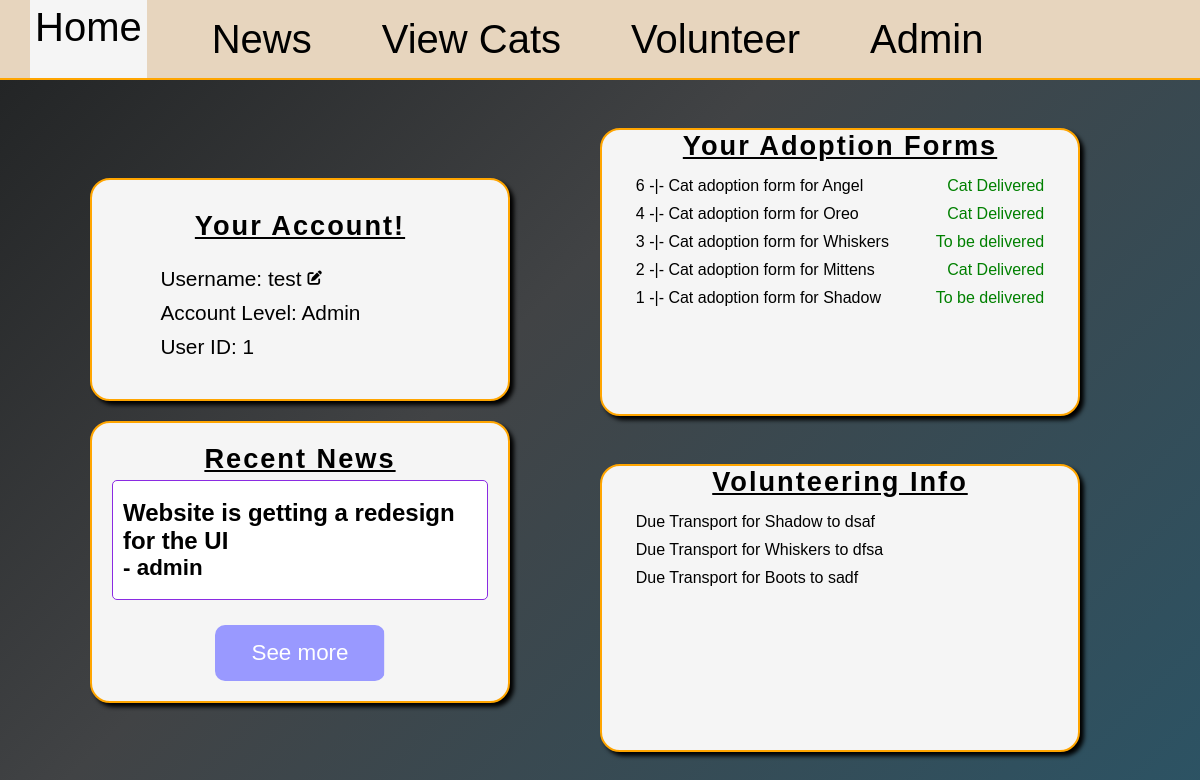
Page /home/1 on the earlier database version.
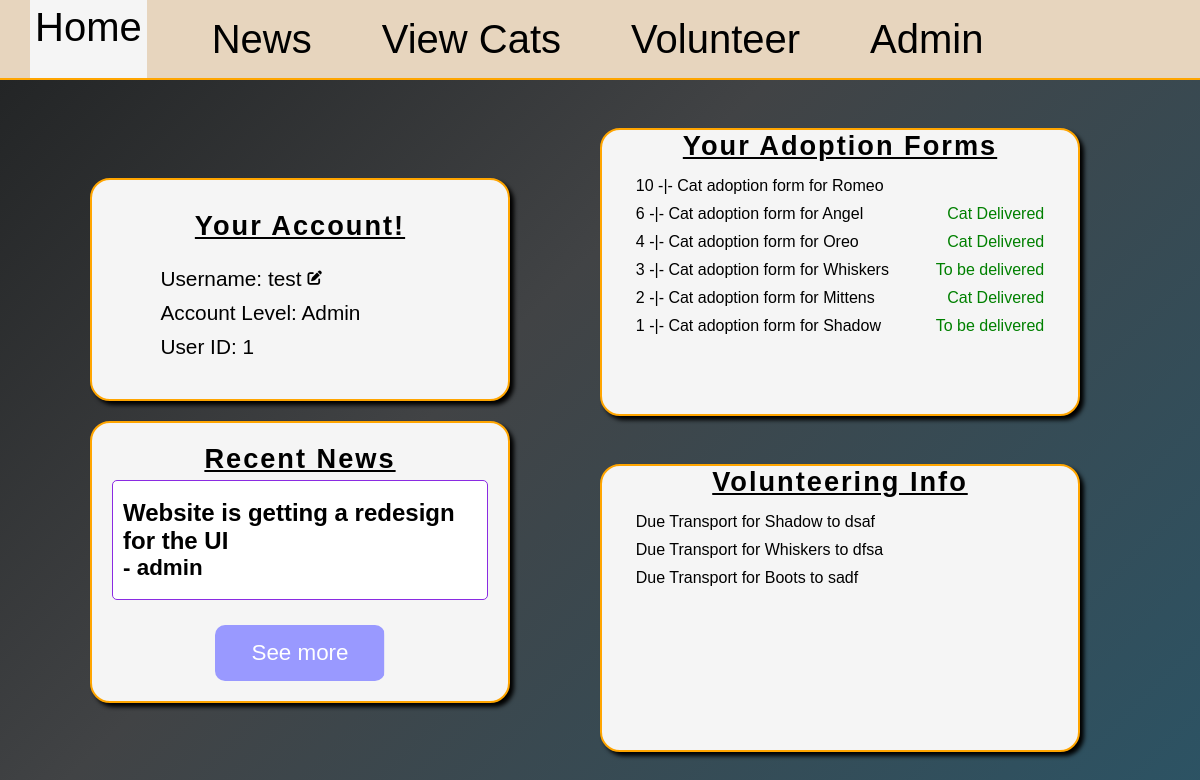
Same page on the later database version.
### db_management.py (models this page shows)
class AdoptionForm(db.Model):
    id = db.Column(db.Integer, primary_key=True)
    address = db.Column(db.String(30), nullable=False)
    other_pets = db.Column(db.Integer, nullable=False)
    reason = db.Column(db.String(100), nullable=False)
    cat_id = db.Column(db.Integer, db.ForeignKey("cat.id"), nullable=False)
    user_id = db.Column(db.Integer, db.ForeignKey("user.id"), nullable=False)
    review = db.relationship(
        "AdoptionFormReview", backref="form", uselist=False
    )

class Cat(db.Model):
    id = db.Column(db.Integer, primary_key=True)
    name = db.Column(db.String(25), nullable=False)
    bio = db.Column(db.String(100), nullable=False)
    age = db.Column(db.Integer, nullable=False)
    gender = db.Column(db.String(1), nullable=False)
    image = db.Column(db.String(100))
    room = db.Column(db.String(2))
    adopted = db.Column(db.Boolean, nullable=False, default=False)
    forms = db.relationship("AdoptionForm", backref="cat", lazy=True)
    transport = db.relationship(
        "CatTransport", backref="cat", lazy=True, uselist=False
    )

class AdoptionFormReview(db.Model):
    id = db.Column(db.Integer, primary_key=True)
    status = db.Column(db.String(30), nullable=False)
    reason = db.Column(db.String(30))
    form_id = db.Column(
        db.Integer,
        db.ForeignKey("adoption_form.id"),
        unique=True,
        nullable=False,
    )

### main.py (the view)
@app.route("/home/<int:id>", methods=["GET", "POST"])
def home(id):
    user = User.query.filter(User.id == id).first()
    form = UsernameForm()
    newest_news = News.query.order_by(News.id.desc()).first()
    user_adoptions = AdoptionForm.query.filter(AdoptionForm.user_id == id).all()
    transport_reviews = AdoptionFormReview.query.filter(
        AdoptionFormReview.status == "To be delivered",
    ).all()
    due_transports = []
    for review in transport_reviews:
        due_transports.append(review.form)
    user_applications = (
        VolunteerRequest.query.filter(VolunteerRequest.user_id == id)
        .order_by(VolunteerRequest.user_id.desc())
        .all()
    )
    if form.validate_on_submit():
        form_username = form.username.data
        found_user = User.query.filter(User.username == form_username).first()
        if found_user and form_username != user.username:
            form.username.data = user.username
            return render_template(
                "home.html",
                applications=user_applications,
                user=user,
                form=form,
                error="exists",
                news=newest_news,
                adoptions=user_adoptions,
                transports=due_transports,
            )
        else:
            user.username = form_username
            db.session.commit()
            return redirect(url_for("home", id=user.id))
    else:
        form.username.data = user.username
        return render_template(
            "home.html",
            applications=user_applications,
            user=user,
            form=form,
            error="none",
            news=newest_news,
            adoptions=user_adoptions,
            transports=due_transports,
        )

### templates/home.html (shortened to what this page needs)
{% extends "base.html" %}
{% block style %}
<link rel="stylesheet" href="{{ url_for('static', filename='home.css') }}">
<link rel="stylesheet" href="https://cdnjs.cloudflare.com/ajax/libs/font-awesome/6.5.0/css/all.min.css">
{% endblock %}
{% block content %}
<main>
	<section id="section-1">
	<div id="profile-div" class="page-div">
		<div id="details">
			<h2>Your Account!</h2>
			<p id="error" class="{{ error }}"></p>
			<div id="username-div">
				<p class="account-detail" id="username-show">Username: {{ user.username }}</p>
				<i class="fas fa-pen-to-square account-detail" id="edit"></i>
			</div>
			<p class="account-detail">Account Level: {{ user.level|capitalize }}</p>
			<p class="account-detail">User ID: {{ user.id }}</p>
		</div>
	</div>
	<div id="news-div" class="page-div">
		<h2>Recent News</h2>
		<div id="newest-news">
			{% if news %}
			<h3>{{ news.headline }}</h3>
			<h4>- {{ news.author.username }}</h4>
			{% else %}
			<h3></h3><h4></h4>
			{% endif %}
		</div>
		<a href="/news/{{ user.id }}" id="news-btn" class="page-link-btn">See more</a>
	</div>
	</section>
	<section id="section-2">
	<div id="adoptions-div" class="page-div">
		<h2>Your Adoption Forms</h2>
		<div id="user-adoptions">
			{% if adoptions %}
			{% for form in adoptions|reverse %}
			<div class="cat-form">
				<p class="form-link cat-adoption" id="{{ form.id }}">{{ form.id }} -|- Cat adoption form for {{ form.cat.name }}</p>
				{% if form.review %}
					{% if form.review.status=="Declined" %}
						<p class="denied">{{ form.review.status }}</p>
					{% else %}
						<p class="accepted">{{ form.review.status }}</p>
					{% endif %}
				{% endif %}
			</div>
			{% endfor %}
			{% else %}
			<p class="no-adoptions">Oh no! You don't have any adoption forms.</p>
			<p class="no-adoptions">Would you like to submit one?</p>
			<a href="/cats/{{ user.id}}" class="page-link-btn" id="adoption-btn">See cats</a>
			{% endif %}
		</div>
	</div>
	<div class="page-div" id="volunteer-div">
		<h2>Volunteering Info</h2>
		{% if user.level == "user" and applications|length == 0 %}
		<p class="not-volunteer">Oh no! It seems you aren't a volunteer!</p>
		<p class="not-volunteer">Our mission is made achievable by our volunteers.</p>
		<p class="not-volunteer">Would you like to help us?</p>
		<a href="/become_volunteer/{{ user.id }}" class="page-link-btn" id="volunteer-btn">Apply now</a>
		{% elif user.level == "volunteer" or user.level == "admin" %}
		<div id="due-transports">
			{% for form in transports %}
			<div class="transport-div">
				<a class="due-transport" href="/is_volunteer/{{ user.id }}/{{ form.id }}">Due Transport for {{ form.cat.name }} to {{ form.address }}</a>
			</div>
			{% endfor %}
		</div>
		{% endif %}
	</div>
	</section>
</main>
{% endblock %}

Differences in the rows shown:
added AdoptionForm: id "10", cat.name "Romeo", shown under "Your Adoption Forms"
